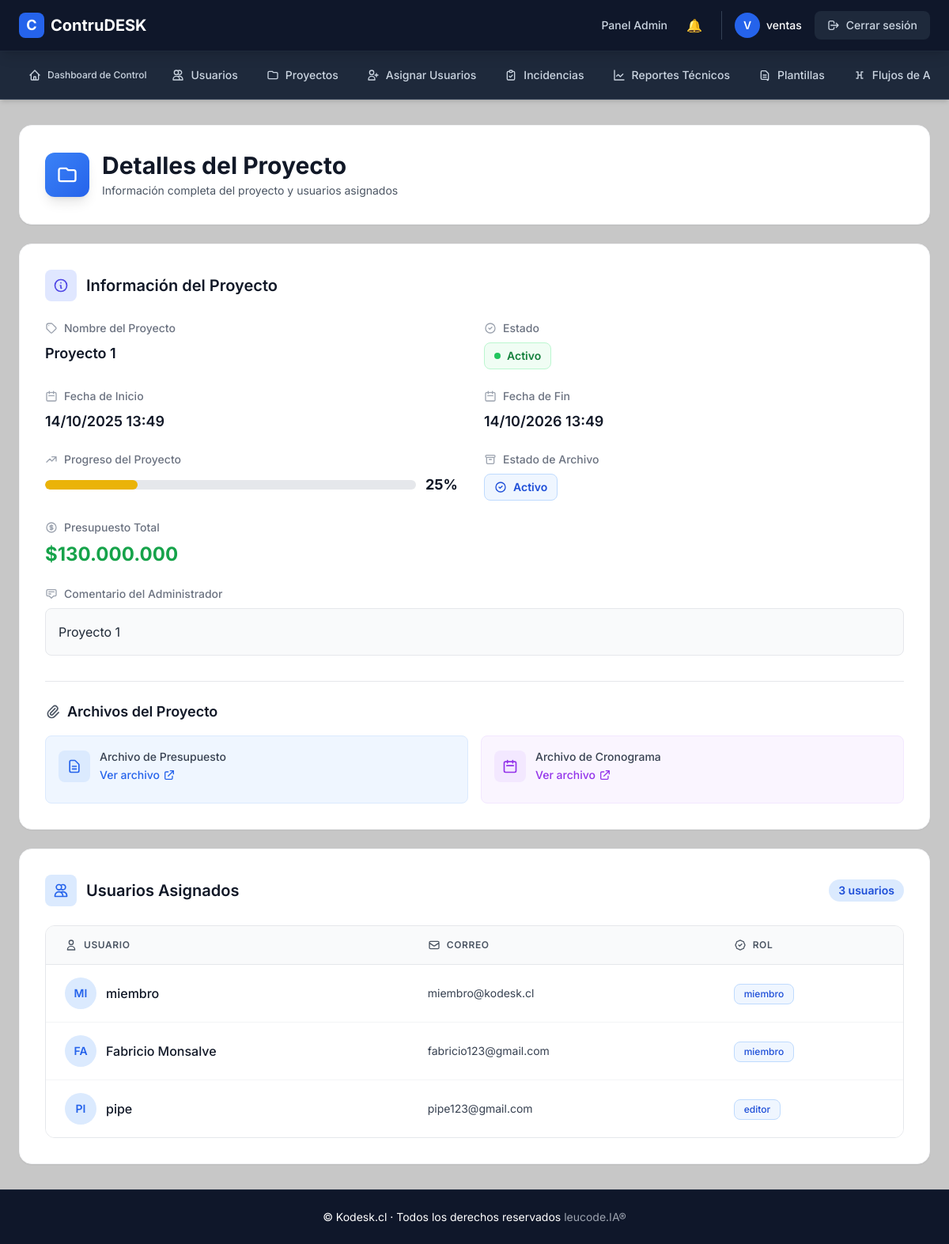
Page /admin/project_details/1 (signed in) on the earlier database version.
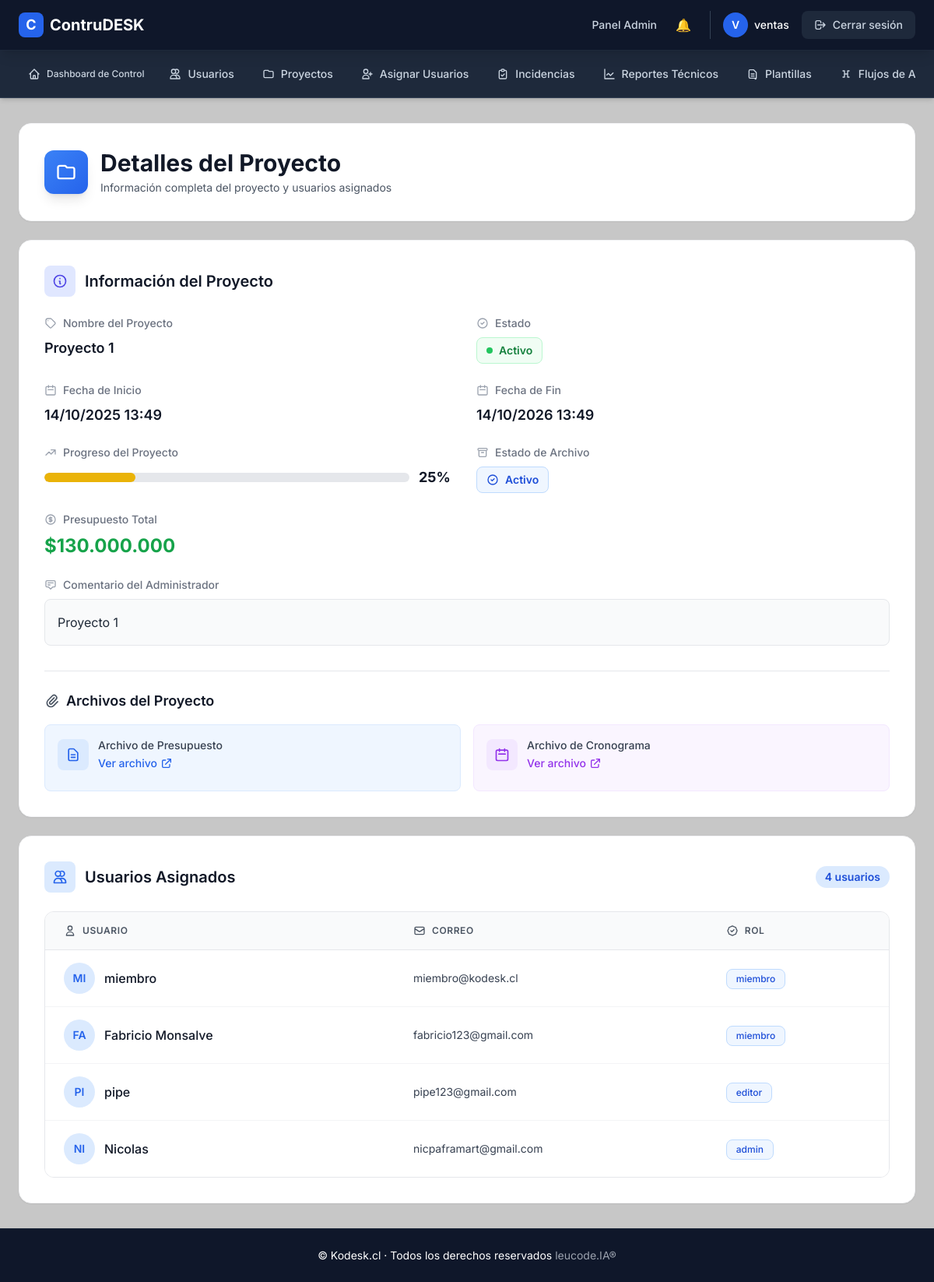
Same page on the later database version.
### app/models.py (models this page shows, shortened)
class ProjectUserRole(db.Model):
    __tablename__ = 'project_user_role'
    project_id = db.Column(db.Integer, db.ForeignKey('projects.id', ondelete='CASCADE'), primary_key=True)
    user_id = db.Column(db.Integer, db.ForeignKey('admin_users.id', ondelete='CASCADE'), primary_key=True)
    role_id = db.Column(db.Integer, db.ForeignKey('roles.id'), nullable=False)
    project = db.relationship('Project', backref=db.backref('user_roles', lazy=True))
    user = db.relationship('AdminUser', backref=db.backref('user_roles', lazy=True))
    role = db.relationship('Role')

class AdminUser(UserMixin, db.Model):
    __tablename__ = "admin_users"
    id = db.Column(db.Integer, primary_key=True)
    nombre = db.Column(db.String(120), nullable=False)
    email = db.Column(db.String(120), unique=True, nullable=False)
    password_hash = db.Column(db.String(255), nullable=False)
    roles = db.relationship('Role', secondary='user_roles', backref=db.backref('users', lazy='dynamic'))
    def has_role(self, role_name):
        return any(role.name == role_name for role in self.roles)
    @property
    def is_authenticated(self):
        return True

class Role(db.Model):
    __tablename__ = "roles"
    id = db.Column(db.Integer, primary_key=True)
    name = db.Column(db.String(80), unique=True, nullable=False)

### app/routes/admin.py (the view)
@admin_bp.route('/project_details/<int:project_id>', methods=['GET'])
@login_required
def project_details(project_id):
    project = Project.query.get_or_404(project_id)
    users_in_project = ProjectUserRole.query.filter_by(project_id=project.id).all()  # Obtener los usuarios asignados
    roles = Role.query.all()  # Obtener todos los roles disponibles
    return render_template('admin/detalles_proyecto.html', project=project, users_in_project=users_in_project, roles=roles)

### app/templates/admin/detalles_proyecto.html (shortened to what the changed rows need)
{% extends "layout.html" %}
{% block content %}
<div class="container mx-auto px-4 sm:px-6 py-6 sm:py-8 max-w-7xl">
  <div class="bg-white rounded-2xl shadow-sm border border-gray-100 p-6 sm:p-8 mb-6">
    <div class="flex items-center gap-4">
      <div>
        <h1 class="text-2xl sm:text-3xl font-bold text-gray-900">Detalles del Proyecto</h1>
      </div>
    </div>
  </div>
  <div class="bg-white rounded-2xl shadow-sm border border-gray-100 p-6 sm:p-8 mb-6">
    <div class="flex items-center gap-3 mb-6">
      <h2 class="text-xl font-semibold text-gray-900">Información del Proyecto</h2>
    </div>
  </div>
  <div class="bg-white rounded-2xl shadow-sm border border-gray-100 p-6 sm:p-8">
    <div class="flex items-center gap-3 mb-6">
      <div class="w-10 h-10 bg-blue-100 rounded-lg flex items-center justify-center">
        <svg class="w-5 h-5 text-blue-600" fill="none" stroke="currentColor" viewBox="0 0 24 24">
          <path stroke-linecap="round" stroke-linejoin="round" stroke-width="2" d="M12 4.354a4 4 0 110 5.292M15 21H3v-1a6 6 0 0112 0v1zm0 0h6v-1a6 6 0 00-9-5.197M13 7a4 4 0 11-8 0 4 4 0 018 0z"/>
        </svg>
      </div>
      <h2 class="text-xl font-semibold text-gray-900">Usuarios Asignados</h2>
      {% if users_in_project %}
      <span class="ml-auto px-3 py-1 bg-blue-100 text-blue-700 rounded-full text-sm font-semibold">
        {{ users_in_project|length }} usuario{{ 's' if users_in_project|length != 1 }}
      </span>
      {% endif %}
    </div>
    {% if users_in_project %}
      <div class="hidden md:block overflow-hidden rounded-xl border border-gray-200">
        <table class="min-w-full divide-y divide-gray-200">
          <thead class="bg-gray-50">
            <tr>
              <th class="px-6 py-4 text-left text-xs font-semibold text-gray-600 uppercase tracking-wider">
                <div class="flex items-center gap-2">
                  <svg class="w-4 h-4" fill="none" stroke="currentColor" viewBox="0 0 24 24">
                    <path stroke-linecap="round" stroke-linejoin="round" stroke-width="2" d="M16 7a4 4 0 11-8 0 4 4 0 018 0zM12 14a7 7 0 00-7 7h14a7 7 0 00-7-7z"/>
                  </svg>
                  Usuario
                </div>
              </th>
              <th class="px-6 py-4 text-left text-xs font-semibold text-gray-600 uppercase tracking-wider">
                <div class="flex items-center gap-2">
                  <svg class="w-4 h-4" fill="none" stroke="currentColor" viewBox="0 0 24 24">
                    <path stroke-linecap="round" stroke-linejoin="round" stroke-width="2" d="M3 8l7.89 5.26a2 2 0 002.22 0L21 8M5 19h14a2 2 0 002-2V7a2 2 0 00-2-2H5a2 2 0 00-2 2v10a2 2 0 002 2z"/>
                  </svg>
                  Correo
                </div>
              </th>
              <th class="px-6 py-4 text-left text-xs font-semibold text-gray-600 uppercase tracking-wider">
                <div class="flex items-center gap-2">
                  Rol
                </div>
              </th>
            </tr>
          </thead>
          <tbody class="bg-white divide-y divide-gray-100">
            {% for user_role in users_in_project %}
            <tr class="hover:bg-gray-50 transition-colors duration-150">
              <td class="px-6 py-4">
                <div class="flex items-center gap-3">
                  <div class="w-10 h-10 bg-blue-100 rounded-full flex items-center justify-center">
                    <span class="text-blue-600 font-semibold text-sm">
                      {{ user_role.user.nombre[:2].upper() }}
                    </span>
                  </div>
                  <span class="font-medium text-gray-900">{{ user_role.user.nombre }}</span>
                </div>
              </td>
              <td class="px-6 py-4 text-sm text-gray-700">{{ user_role.user.email }}</td>
              <td class="px-6 py-4">
                <span class="inline-flex items-center px-3 py-1 rounded-lg text-xs font-medium bg-blue-50 text-blue-700 border border-blue-200">
                  {{ user_role.role.name }}
                </span>
              </td>
            </tr>
            {% endfor %}
          </tbody>
        </table>
      </div>
    {% endif %}
  </div>
</div>
{% endblock %}

Differences in the rows shown:
added ProjectUserRole: user "NI", user.nombre "Nicolas", user.email "nicpaframart@gmail.com", role.name "admin"
Other differences:
{{ users_in_project|length }}: "3" → "4"
